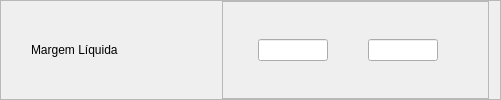
              <widget class="QFrame" name="fMargem">
               <property name="frameShape">
                <enum>QFrame::StyledPanel</enum>
               </property>
               <property name="frameShadow">
                <enum>QFrame::Raised</enum>
               </property>
               <layout class="QHBoxLayout" name="horizontalLayout_92">
                <property name="leftMargin">
                 <number>30</number>
                </property>
                <property name="topMargin">
                 <number>0</number>
                </property>
                <property name="bottomMargin">
                 <number>0</number>
                </property>
                <item>
                 <widget class="QLabel" name="label_58">
                  <property name="minimumSize">
                   <size>
                    <width>185</width>
                    <height>0</height>
                   </size>
                  </property>
                  <property name="maximumSize">
                   <size>
                    <width>185</width>
                    <height>150</height>
                   </size>
                  </property>
                  <property name="styleSheet">
                   <string notr="true">font: 14pt &quot;Segoe UI&quot;;</string>
                  </property>
                  <property name="text">
                   <string>Margem Líquida</string>
                  </property>
                  <property name="alignment">
                   <set>Qt::AlignLeading|Qt::AlignLeft|Qt::AlignVCenter</set>
                  </property>
                 </widget>
                </item>
                <item>
                 <widget class="QFrame" name="frame_74">
                  <property name="frameShape">
                   <enum>QFrame::StyledPanel</enum>
                  </property>
                  <property name="frameShadow">
                   <enum>QFrame::Raised</enum>
                  </property>
                  <layout class="QHBoxLayout" name="horizontalLayout_93">
                   <property name="spacing">
                    <number>0</number>
                   </property>
                   <property name="leftMargin">
                    <number>35</number>
                   </property>
                   <property name="topMargin">
                    <number>0</number>
                   </property>
                   <property name="rightMargin">
                    <number>50</number>
                   </property>
                   <property name="bottomMargin">
                    <number>0</number>
                   </property>
                   <item>
                    <widget class="QLineEdit" name="min_Margem">
                     <property name="maximumSize">
                      <size>
                       <width>70</width>
                       <height>16777215</height>
                      </size>
                     </property>
                     <property name="focusPolicy">
                      <enum>Qt::StrongFocus</enum>
                     </property>
                     <property name="alignment">
                      <set>Qt::AlignCenter</set>
                     </property>
                     <property name="placeholderText">
                      <string/>
                     </property>
                    </widget>
                   </item>
                   <item>
                    <spacer name="horizontalSpacer_45">
                     <property name="orientation">
                      <enum>Qt::Horizontal</enum>
                     </property>
                     <property name="sizeType">
                      <enum>QSizePolicy::Expanding</enum>
                     </property>
                     <property name="sizeHint" stdset="0">
                      <size>
                       <width>40</width>
                       <height>20</height>
                      </size>
                     </property>
                    </spacer>
                   </item>
                   <item>
                    <widget class="QLineEdit" name="max_Margem">
                     <property name="maximumSize">
                      <size>
                       <width>70</width>
                       <height>16777215</height>
                      </size>
                     </property>
                     <property name="focusPolicy">
                      <enum>Qt::StrongFocus</enum>
                     </property>
                     <property name="alignment">
                      <set>Qt::AlignCenter</set>
                     </property>
                     <property name="placeholderText">
                      <string/>
                     </property>
                    </widget>
                   </item>
                  </layout>
                 </widget>
                </item>
               </layout>
              </widget>
